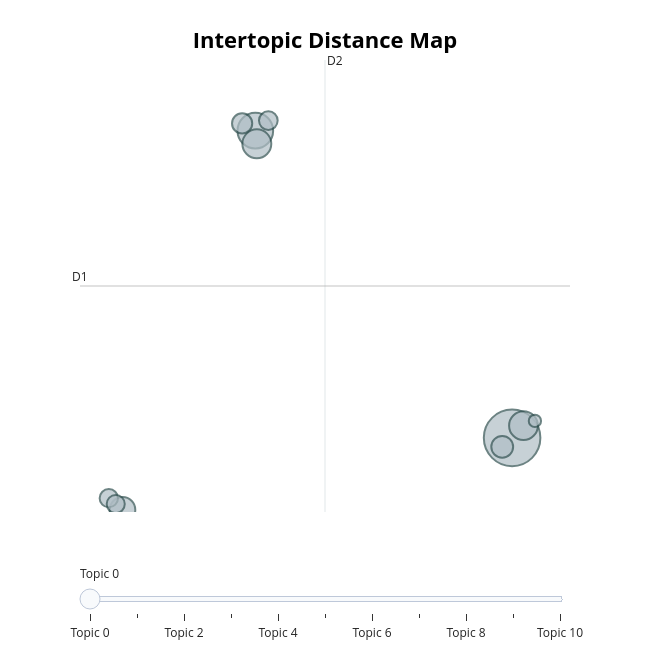

Here is the notebook cell this chart was saved with:
### Markdown cell above
## Topic visualization

Next we visualize topics based on their size (number of documents belonging to a topic) and how near topics are each others based on the words of the topics. With sliding the bar, we can focus on specific topics.

### Code cell
model.visualize_topics()

### Figure 1 — Plotly figure (JSON) as saved in the notebook; plotly's stock layout.template omitted (floating-point values rounded to 4 significant figures)
{"data": [{"customdata": [[0, "the | in | to | of | and", 275], [1, "the | her | of | and | to", 109], [2, "you | your | to | and | the", 72], [3, "russian | the | ukraine | to | in", 71], [4, "of | the | and | storm | in", 56], [5, "abortion | the | court | supreme | roe", 41], [6, "the | to | nfl | quarterback | his", 35], [7, "the | series | director | film | new", 30], [8, "the | and | of | for | us", 29], [9, "virus | the | to | vaccine | in", 28], [10, "joe | biden | president | bidens | first", 13]], "hovertemplate": "<b>Topic %{customdata[0]}</b><br>%{customdata[1]}<br>Size: %{customdata[2]}", "legendgroup": "", "marker": {"color": "#B0BEC5", "line": {"color": "DarkSlateGrey", "width": 2}, "size": [275, 109, 72, 71, 56, 41, 35, 30, 29, 28, 13], "sizemode": "area", "sizeref": 0.1719, "symbol": "circle"}, "mode": "markers", "name": "", "orientation": "v", "showlegend": false, "type": "scatter", "x": [7.087, -1.533, -1.482, 7.469, -5.991, 6.755, -1.976, -1.096, -6.451, -6.219, 7.853], "xaxis": "x", "y": [3.445, 15.65, 15.12, 3.93, 0.5898, 3.088, 15.93, 16.04, 1.051, 0.8174, 4.12], "yaxis": "y"}], "layout": {"annotations": [{"showarrow": false, "text": "D1", "x": -7.419, "y": 9.476, "yshift": 10}, {"showarrow": false, "text": "D2", "x": 0.806, "xshift": 10, "y": 18.45}], "height": 650, "hoverlabel": {"bgcolor": "white", "font": {"family": "Rockwell", "size": 16}}, "legend": {"itemsizing": "constant", "tracegroupgap": 0}, "margin": {"t": 60}, "shapes": [{"line": {"color": "#CFD8DC", "width": 2}, "type": "line", "x0": 0.806, "x1": 0.806, "y0": 0.5013, "y1": 18.45}, {"line": {"color": "#9E9E9E", "width": 2}, "type": "line", "x0": -7.419, "x1": 9.031, "y0": 9.476, "y1": 9.476}], "sliders": [{"active": 0, "pad": {"t": 50}, "steps": [{"args": [{"marker.color": [["red", "#B0BEC5", "#B0BEC5", "#B0BEC5", "#B0BEC5", "#B0BEC5", "#B0BEC5", "#B0BEC5", "#B0BEC5", "#B0BEC5", "#B0BEC5"]]}], "label": "Topic 0", "method": "update"}, {"args": [{"marker.color": [["#B0BEC5", "red", "#B0BEC5", "#B0BEC5", "#B0BEC5", "#B0BEC5", "#B0BEC5", "#B0BEC5", "#B0BEC5", "#B0BEC5", "#B0BEC5"]]}], "label": "Topic 1", "method": "update"}, {"args": [{"marker.color": [["#B0BEC5", "#B0BEC5", "red", "#B0BEC5", "#B0BEC5", "#B0BEC5", "#B0BEC5", "#B0BEC5", "#B0BEC5", "#B0BEC5", "#B0BEC5"]]}], "label": "Topic 2", "method": "update"}, {"args": [{"marker.color": [["#B0BEC5", "#B0BEC5", "#B0BEC5", "red", "#B0BEC5", "#B0BEC5", "#B0BEC5", "#B0BEC5", "#B0BEC5", "#B0BEC5", "#B0BEC5"]]}], "label": "Topic 3", "method": "update"}, {"args": [{"marker.color": [["#B0BEC5", "#B0BEC5", "#B0BEC5", "#B0BEC5", "red", "#B0BEC5", "#B0BEC5", "#B0BEC5", "#B0BEC5", "#B0BEC5", "#B0BEC5"]]}], "label": "Topic 4", "method": "update"}, {"args": [{"marker.color": [["#B0BEC5", "#B0BEC5", "#B0BEC5", "#B0BEC5", "#B0BEC5", "red", "#B0BEC5", "#B0BEC5", "#B0BEC5", "#B0BEC5", "#B0BEC5"]]}], "label": "Topic 5", "method": "update"}, {"args": [{"marker.color": [["#B0BEC5", "#B0BEC5", "#B0BEC5", "#B0BEC5", "#B0BEC5", "#B0BEC5", "red", "#B0BEC5", "#B0BEC5", "#B0BEC5", "#B0BEC5"]]}], "label": "Topic 6", "method": "update"}, {"args": [{"marker.color": [["#B0BEC5", "#B0BEC5", "#B0BEC5", "#B0BEC5", "#B0BEC5", "#B0BEC5", "#B0BEC5", "red", "#B0BEC5", "#B0BEC5", "#B0BEC5"]]}], "label": "Topic 7", "method": "update"}, {"args": [{"marker.color": [["#B0BEC5", "#B0BEC5", "#B0BEC5", "#B0BEC5", "#B0BEC5", "#B0BEC5", "#B0BEC5", "#B0BEC5", "red", "#B0BEC5", "#B0BEC5"]]}], "label": "Topic 8", "method": "update"}, {"args": [{"marker.color": [["#B0BEC5", "#B0BEC5", "#B0BEC5", "#B0BEC5", "#B0BEC5", "#B0BEC5", "#B0BEC5", "#B0BEC5", "#B0BEC5", "red", "#B0BEC5"]]}], "label": "Topic 9", "method": "update"}, {"args": [{"marker.color": [["#B0BEC5", "#B0BEC5", "#B0BEC5", "#B0BEC5", "#B0BEC5", "#B0BEC5", "#B0BEC5", "#B0BEC5", "#B0BEC5", "#B0BEC5", "red"]]}], "label": "Topic 10", "method": "update"}]}], "title": {"font": {"color": "Black", "size": 22}, "text": "<b>Intertopic Distance Map</b>", "x": 0.5, "xanchor": "center", "y": 0.95, "yanchor": "top"}, "width": 650, "xaxis": {"anchor": "y", "domain": [0, 1], "range": [-7.419, 9.031], "title": {"text": ""}, "visible": false}, "yaxis": {"anchor": "x", "domain": [0, 1], "range": [0.5013, 18.45], "title": {"text": ""}, "visible": false}}}
